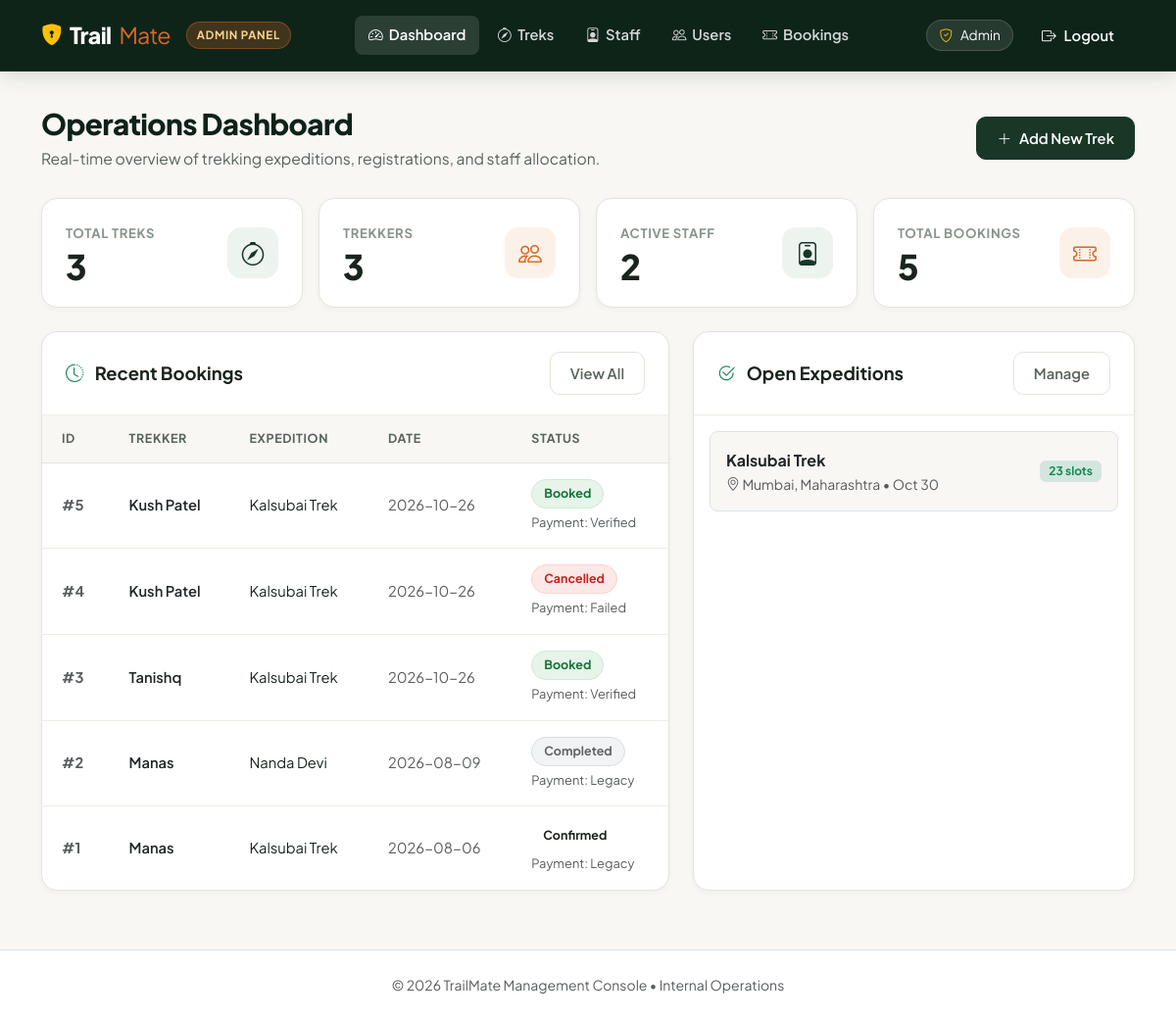
The app's page /admin/dashboard (signed in) with its own data.
### models.py (models this page shows)
class Booking(db.Model):
    booking_id = db.Column(db.Integer, primary_key=True)
    user_id = db.Column(db.Integer, db.ForeignKey('user.id'), nullable=False)
    trek_id = db.Column(db.Integer, db.ForeignKey('trek.trek_id'), nullable=False)
    booking_date = db.Column(db.DateTime, nullable=False, default=datetime.utcnow)
    status = db.Column(db.String(50), nullable=False, default='Booked')  # Booked/Cancelled
    payment_status = db.Column(db.String(50), nullable=False, default='Unpaid')  # Unpaid/Pending/Verified/Failed/Refunded/Legacy
    amount = db.Column(db.Float, nullable=True)
    currency = db.Column(db.String(10), nullable=False, default='INR')
    razorpay_order_id = db.Column(db.String(100), unique=True, nullable=True)
    razorpay_payment_id = db.Column(db.String(100), nullable=True)
    razorpay_signature = db.Column(db.String(200), nullable=True)

class User(db.Model, UserMixin):
    id = db.Column(db.Integer, primary_key=True)
    name = db.Column(db.String(100), nullable=False)
    email = db.Column(db.String(120), unique=True, nullable=False)
    password = db.Column(db.String(200), nullable=False)
    role = db.Column(db.String(20), nullable=False, default='user')
    contact_details = db.Column(db.String(200), nullable=True)
    status = db.Column(db.String(20), nullable=False, default='Active')  # Active/Inactive/Pending
    assigned_treks = db.relationship('Trek', backref='assigned_staff', lazy=True)
    bookings = db.relationship('Booking', backref='user', lazy=True)

class Trek(db.Model):
    trek_id = db.Column(db.Integer, primary_key=True)
    trek_name = db.Column(db.String(150), nullable=False)
    location = db.Column(db.String(150), nullable=False)
    difficulty = db.Column(db.String(50), nullable=False)
    duration = db.Column(db.String(50), nullable=False)  # e.g., '5 Days'
    available_slots = db.Column(db.Integer, nullable=False)
    assigned_staff_id = db.Column(db.Integer, db.ForeignKey('user.id'), nullable=True)
    status = db.Column(db.String(50), nullable=False, default='Open')  # Open/Started/Completed
    start_date = db.Column(db.Date, nullable=False)
    end_date = db.Column(db.Date, nullable=False)
    image_url = db.Column(db.String(500), nullable=True)
    image_public_id = db.Column(db.String(200), nullable=True)
    bookings = db.relationship('Booking', backref='trek', lazy=True)

### routes/admin.py (the view)
@admin_bp.route('/dashboard')
@login_required
@admin_required
def dashboard():
    total_treks = Trek.query.count()
    total_users = User.query.filter_by(role='user').count()
    total_staff = User.query.filter_by(role='staff', status='Active').count()
    total_bookings = Booking.query.count()
    recent_bookings = Booking.query.order_by(Booking.booking_date.desc()).limit(5).all()
    open_treks = Trek.query.filter_by(status='Open').order_by(Trek.start_date.asc()).limit(5).all()
    pending_staff = User.query.filter_by(role='staff', status='Pending').count()
    return render_template('admin/dashboard.html',
                           total_treks=total_treks,
                           total_users=total_users,
                           total_staff=total_staff,
                           total_bookings=total_bookings,
                           recent_bookings=recent_bookings,
                           open_treks=open_treks,
                           pending_staff=pending_staff)

### routes/admin.py (called while the page is built)
def admin_required(f):
    @wraps(f)
    def decorated_function(*args, **kwargs):
        if not current_user.is_authenticated or current_user.role != 'admin':
            flash('Access Denied. Administrator privileges required.', 'danger')
            return redirect(url_for('auth.login'))
        return f(*args, **kwargs)
    return decorated_function

### templates/admin/dashboard.html (shortened to what this page needs)
{% extends "admin/admin_layout.html" %}
{% block admin_content %}
<div class="page-header d-flex flex-column flex-md-row justify-content-between align-items-md-center gap-3">
    <div>
        <h1 class="page-header-title">Operations Dashboard</h1>
        <p class="page-header-subtitle">Real-time overview of trekking expeditions, registrations, and staff allocation.</p>
    </div>
    <div class="d-flex gap-2">
        <a href="{{ url_for('admin.add_trek') }}" class="btn btn-primary btn-sm">
            <i class="bi bi-plus-lg"></i> Add New Trek
        </a>
    </div>
</div>
<div class="row g-3 mb-4">
    <div class="col-sm-6 col-lg-3">
        <div class="stat-card">
            <div>
                <div class="stat-card-label">Total Treks</div>
                <div class="stat-card-value">{{ total_treks }}</div>
            </div>
            <div class="stat-card-icon">
                <i class="bi bi-compass"></i>
            </div>
        </div>
    </div>
    <div class="col-sm-6 col-lg-3">
        <div class="stat-card accent">
            <div>
                <div class="stat-card-label">Trekkers</div>
                <div class="stat-card-value">{{ total_users }}</div>
            </div>
            <div class="stat-card-icon">
                <i class="bi bi-people"></i>
            </div>
        </div>
    </div>
    <div class="col-sm-6 col-lg-3">
        <div class="stat-card">
            <div>
                <div class="stat-card-label">Active Staff</div>
                <div class="stat-card-value">{{ total_staff }}</div>
            </div>
            <div class="stat-card-icon">
                <i class="bi bi-person-badge"></i>
            </div>
        </div>
    </div>
    <div class="col-sm-6 col-lg-3">
        <div class="stat-card accent">
            <div>
                <div class="stat-card-label">Total Bookings</div>
                <div class="stat-card-value">{{ total_bookings }}</div>
            </div>
            <div class="stat-card-icon">
                <i class="bi bi-ticket-perforated"></i>
            </div>
        </div>
    </div>
</div>
<div class="row g-4">
    <div class="col-lg-7">
        <div class="content-panel h-100">
            <div class="panel-header">
                <h5 class="panel-title"><i class="bi bi-clock-history text-success me-2"></i> Recent Bookings</h5>
                <a href="{{ url_for('admin.view_bookings') }}" class="btn btn-outline-secondary btn-sm">View All</a>
            </div>
            <div class="table-responsive">
                <table class="tm-table">
                    <thead>
                        <tr>
                            <th>ID</th>
                            <th>Trekker</th>
                            <th>Expedition</th>
                            <th>Date</th>
                            <th>Status</th>
                        </tr>
                    </thead>
                    <tbody>
                        {% for booking in recent_bookings %}
                        <tr>
                            <td class="fw-bold text-muted">#{{ booking.booking_id }}</td>
                            <td class="fw-semibold text-dark">{{ booking.user.name }}</td>
                            <td>{{ booking.trek.trek_name }}</td>
                            <td class="small text-muted">{{ booking.booking_date.strftime('%Y-%m-%d') }}</td>
                            <td>
                                {% set display_status, display_class = booking_display(booking) %}
                                <span class="badge-status status-{{ display_class }}">{{ display_status }}</span>
                                <div class="small text-muted mt-1">Payment: {{ booking.payment_status }}</div>
                            </td>
                        </tr>
                        {% else %}
                        <tr>
                            <td colspan="5" class="text-center text-muted py-4">No recent bookings recorded.</td>
                        </tr>
                        {% endfor %}
                    </tbody>
                </table>
            </div>
        </div>
    </div>
    <div class="col-lg-5">
        <div class="content-panel h-100">
            <div class="panel-header">
                <h5 class="panel-title"><i class="bi bi-check2-circle text-success me-2"></i> Open Expeditions</h5>
                <a href="{{ url_for('admin.manage_treks') }}" class="btn btn-outline-secondary btn-sm">Manage</a>
            </div>
            <div class="p-3">
                <div class="d-flex flex-column gap-2">
                    {% for trek in open_treks %}
                    <div class="p-3 rounded-3 border d-flex align-items-center justify-content-between" style="background-color: var(--tm-bg);">
                        <div>
                            <div class="fw-bold text-dark">{{ trek.trek_name }}</div>
                            <div class="small text-muted">
                                <i class="bi bi-geo-alt"></i> {{ trek.location }} &bull; {{ trek.start_date.strftime('%b %d') }}
                            </div>
                        </div>
                        <span class="badge bg-success-subtle text-success border px-2 py-1 fw-bold small">
                            {{ trek.available_slots }} slots
                        </span>
                    </div>
                    {% else %}
                    <div class="text-center text-muted py-4">No open treks scheduled.</div>
                    {% endfor %}
                </div>
            </div>
        </div>
    </div>
</div>
{% endblock %}

### records on screen
Booking: booking_id "5", user.name "Kush Patel", trek.trek_name "Kalsubai Trek", booking_date "2026-10-26", status "Booked", payment_status "Verified"
Booking: booking_id "4", user.name "Kush Patel", trek.trek_name "Kalsubai Trek", booking_date "2026-10-26", status "Cancelled", payment_status "Failed"
Booking: booking_id "3", user.name "Tanishq", trek.trek_name "Kalsubai Trek", booking_date "2026-10-26", status "Booked", payment_status "Verified"
Booking: booking_id "2", user.name "Manas", trek.trek_name "Nanda Devi", booking_date "2026-08-09", status "Completed", payment_status "Legacy"
Booking: booking_id "1", user.name "Manas", trek.trek_name "Kalsubai Trek", booking_date "2026-08-06", status "Confirmed", payment_status "Legacy"
Trek: trek_name "Kalsubai Trek", location "Mumbai, Maharashtra", start_date "Oct 30", available_slots "23"

### other values on screen
{{ total_treks }} "3"
{{ total_users }} "3"
{{ total_staff }} "2"
{{ total_bookings }} "5"
